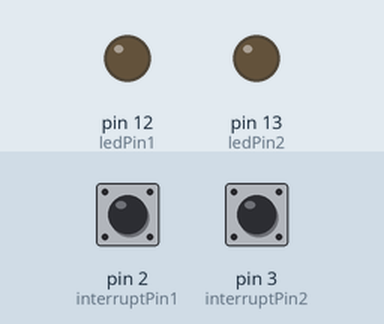
Simulated run of this sketch. Board: Arduino Uno, built with avr-gcc and run on an emulated ATmega328P. Parts: output pins drawn as LEDs (lit = HIGH). Dashed ring = blinking. Inputs (shaded band) come from the test bench; at power-on: pin 2 (interruptPin1) LOW, pin 3 (interruptPin2) LOW.

Above: at 1.2 s.
1.3 s: pin 2 (interruptPin1) pulled HIGH for 3.2 s
At 2.0 s:
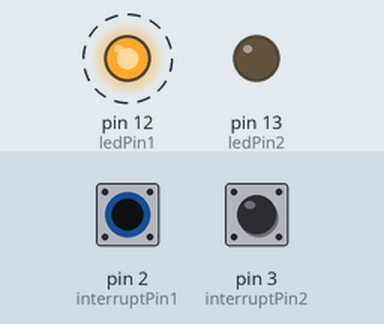
6.0 s: pin 3 (interruptPin2) pulled HIGH for 0.15 s
At 6.07 s:
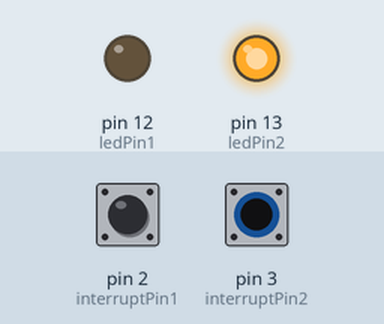
7.6 s: pin 2 (interruptPin1) driven HIGH and pin 3 (interruptPin2) driven HIGH
At 8.0 s:
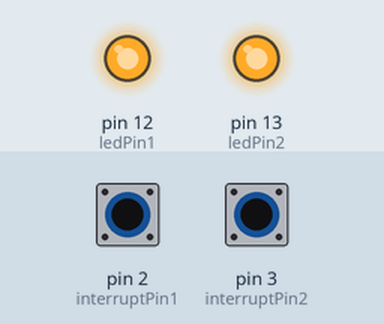
10.6 s: pin 2 (interruptPin1) driven LOW
At 11.8 s:
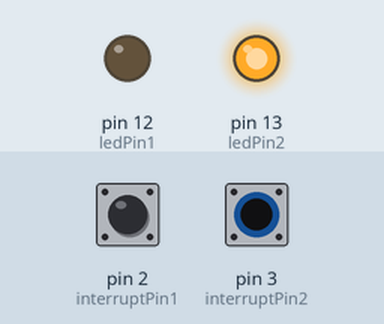
12.1 s: pin 2 (interruptPin1) driven HIGH
At 13.4 s:
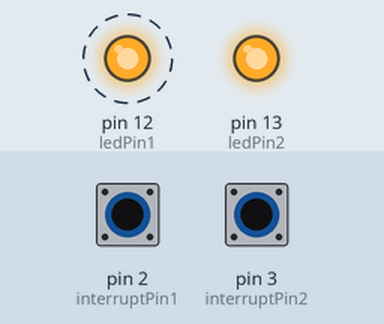
Timing chart, 0 to 16.1 s (numbered marks = the images above; inputs shaded):
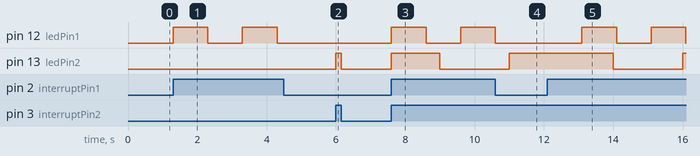

Measured:
- after the input at 1.3 s, pin 12 (ledPin1): alternates HIGH for 1.0 s and LOW for 1.0 s, starting at once
- after the input at 6.0 s, pin 13 (ledPin2): LOW → HIGH at once, → LOW 0.15 s later
- after the input at 7.6 s, pin 12 (ledPin1): LOW → HIGH at once, → LOW 1.0 s later, → HIGH 1.0 s later; pin 13 (ledPin2): LOW → HIGH at once, → LOW 1.4 s later
- after the input at 10.6 s, pin 12 (ledPin1): goes on until 10.6 s, then stays LOW
- after the input at 12.1 s, pin 12 (ledPin1): alternates HIGH for 1.0 s and LOW for 1.0 s, starting after 1.0 s

The sketch:

interrupt_example.ino
```cpp
// constants won't change. Used here to set a pin number :
const byte ledPin1 =  12;// the number of the LED pin
const byte ledPin2 = 13;
const byte interruptPin1 = 2;
const byte interruptPin2 = 3;
// Variables will change :
volatile byte ledState1 = LOW;             // ledState used to set the LED
volatile byte ledState2 = LOW;
// The value will quickly become too large for an int to store
unsigned long previousMillis1 = 0;        // will store last time LED was updated
unsigned long previousMillis2 = 0;
bool led1 = false;
bool led2 = false;
bool reached3sec = false;
// constants won't change :
const long interval = 1000;           // interval at which to blink (milliseconds)

void setup() {
  // set the digital pin as output:
  pinMode(ledPin1, OUTPUT);
  pinMode(ledPin2, OUTPUT);
  pinMode(interruptPin1, INPUT);
  pinMode(interruptPin2, INPUT);
  attachInterrupt(digitalPinToInterrupt(interruptPin1), ledButton1, CHANGE);
  attachInterrupt(digitalPinToInterrupt(interruptPin2), ledButton2, CHANGE);
}

void loop() {
  // here is where you'd put code that needs to be running all the time.
  if(led1 == true){
    blink1();
    digitalWrite(ledPin1, ledState1);
  }
  else{
    digitalWrite(ledPin1, LOW);
  }

  if(led2 == true){
    blink2();
    digitalWrite(ledPin2, ledState2);
  }
  else{
    digitalWrite(ledPin2, LOW);
  }


}

void blink1(){
    // check to see if it's time to blink the LED; that is, if the
  // difference between the current time and last time you blinked
  // the LED is bigger than the interval at which you want to
  // blink the LED.
  unsigned long currentMillis = millis();

  if (currentMillis - previousMillis1 >= interval) {
    // save the last time you blinked the LED
    previousMillis1 = currentMillis;

    // if the LED is off turn it on and vice-versa:
    if (ledState1 == LOW) {
      ledState1 = HIGH;
    } else {
      ledState1 = LOW;
    }

    // set the LED with the ledState of the variable:
    //digitalWrite(ledPin, ledState);
  }
}

void blink2(){
  unsigned long currentMillis = millis();

  if (currentMillis - previousMillis2 >= interval * 3 && reached3sec == true) {
    // save the last time you blinked the LED
    previousMillis2 = currentMillis;
    ledState2 = LOW;
    reached3sec = false;
  }

  if (currentMillis - previousMillis2 >= interval * 2 && reached3sec == false) {
    // save the last time you blinked the LED
    previousMillis2 = currentMillis;
    ledState2 = HIGH;
    reached3sec = true;
  }

}

void ledButton1(){
  led1 = !led1;
}

void ledButton2(){
  led2 = !led2;
}
```
